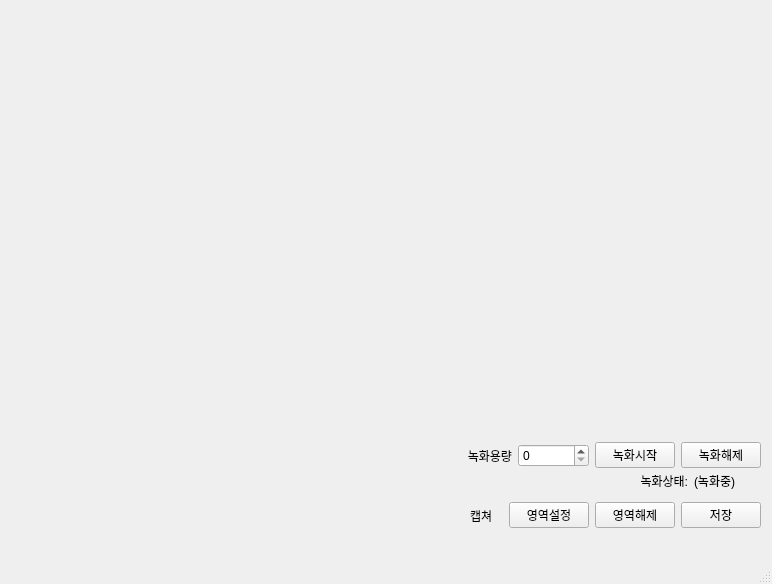
<?xml version="1.0" encoding="UTF-8"?>
<ui version="4.0">
 <class>MainWindow</class>
 <widget class="QMainWindow" name="MainWindow">
  <property name="geometry">
   <rect>
    <x>0</x>
    <y>0</y>
    <width>772</width>
    <height>584</height>
   </rect>
  </property>
  <property name="windowTitle">
   <string>MainWindow</string>
  </property>
  <widget class="QWidget" name="centralwidget">
   <widget class="QWidget" name="horizontalLayoutWidget">
    <property name="geometry">
     <rect>
      <x>9</x>
      <y>9</y>
      <width>751</width>
      <height>421</height>
     </rect>
    </property>
    <layout class="QHBoxLayout" name="CameraImage"/>
   </widget>
   <widget class="QWidget" name="horizontalLayoutWidget_2">
    <property name="geometry">
     <rect>
      <x>440</x>
      <y>440</y>
      <width>321</width>
      <height>31</height>
     </rect>
    </property>
    <layout class="QHBoxLayout" name="RecordLayout">
     <item>
      <widget class="QLabel" name="RecordCapLabel">
       <property name="text">
        <string>녹화용량</string>
       </property>
       <property name="alignment">
        <set>Qt::AlignRight|Qt::AlignTrailing|Qt::AlignVCenter</set>
       </property>
      </widget>
     </item>
     <item>
      <widget class="QSpinBox" name="RecordCapSpinBox"/>
     </item>
     <item>
      <widget class="QPushButton" name="RecordStartButton">
       <property name="text">
        <string>녹화시작</string>
       </property>
      </widget>
     </item>
     <item>
      <widget class="QPushButton" name="RecordEndButton">
       <property name="text">
        <string>녹화해제</string>
       </property>
      </widget>
     </item>
    </layout>
   </widget>
   <widget class="QWidget" name="horizontalLayoutWidget_3">
    <property name="geometry">
     <rect>
      <x>470</x>
      <y>500</y>
      <width>291</width>
      <height>31</height>
     </rect>
    </property>
    <layout class="QHBoxLayout" name="CaptureLayout">
     <item>
      <widget class="QLabel" name="CaptureLabel">
       <property name="text">
        <string>캡쳐</string>
       </property>
      </widget>
     </item>
     <item>
      <widget class="QPushButton" name="CaptureSetButton">
       <property name="text">
        <string>영역설정</string>
       </property>
      </widget>
     </item>
     <item>
      <widget class="QPushButton" name="CaptureReleaseButton">
       <property name="text">
        <string>영역해제</string>
       </property>
      </widget>
     </item>
     <item>
      <widget class="QPushButton" name="CaptureSaveButton">
       <property name="text">
        <string>저장</string>
       </property>
      </widget>
     </item>
    </layout>
   </widget>
   <widget class="QWidget" name="horizontalLayoutWidget_4">
    <property name="geometry">
     <rect>
      <x>620</x>
      <y>470</y>
      <width>141</width>
      <height>21</height>
     </rect>
    </property>
    <layout class="QHBoxLayout" name="RecordStatusLayout">
     <item>
      <widget class="QLabel" name="RecordStatusTitle">
       <property name="text">
        <string>녹화상태:</string>
       </property>
       <property name="alignment">
        <set>Qt::AlignRight|Qt::AlignTrailing|Qt::AlignVCenter</set>
       </property>
      </widget>
     </item>
     <item>
      <widget class="QLabel" name="RecordStatuslabel">
       <property name="text">
        <string>(녹화중)</string>
       </property>
       <property name="textFormat">
        <enum>Qt::AutoText</enum>
       </property>
       <property name="alignment">
        <set>Qt::AlignLeading|Qt::AlignLeft|Qt::AlignVCenter</set>
       </property>
      </widget>
     </item>
    </layout>
   </widget>
  </widget>
  <widget class="QMenuBar" name="menubar">
   <property name="geometry">
    <rect>
     <x>0</x>
     <y>0</y>
     <width>772</width>
     <height>21</height>
    </rect>
   </property>
  </widget>
  <widget class="QStatusBar" name="statusbar"/>
 </widget>
 <resources/>
 <connections/>
</ui>
